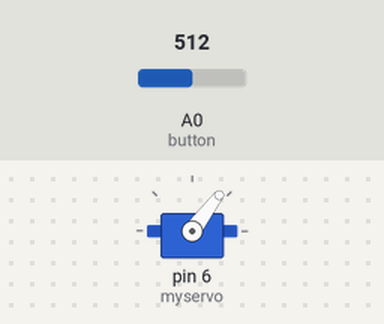
This sketch was run on a simulated Arduino Uno, built with avr-gcc and run on an emulated ATmega328P. Shown: servo. The inputs (shaded band) are chosen by the test bench; at power-on: A0 (button) = 512.

Above: at 1.2 s.
1.3 s: A0 (button) set to 485
At 1.56 s:
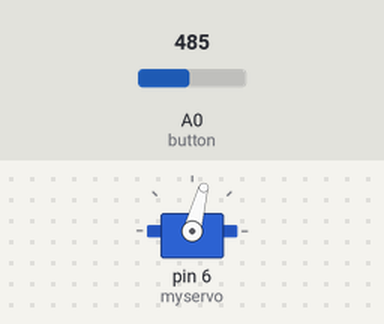
At 3.9 s:
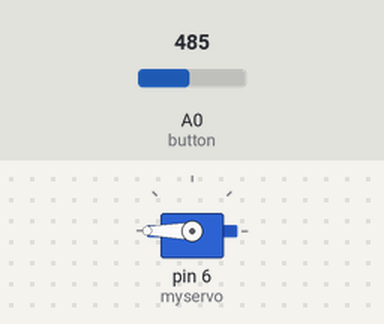
4.8 s: A0 (button) set to 510
At 8.26 s:
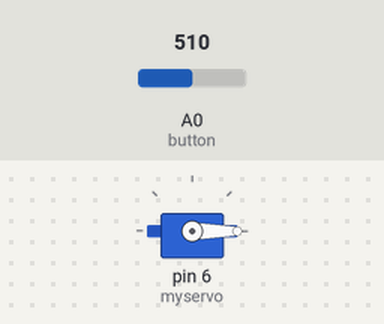
Timing chart, 0 to 14.3 s (numbered marks = the images above; inputs shaded):
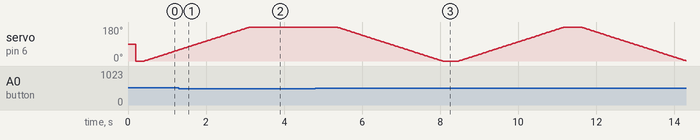

Measured:
- the behaviour switches between 501 and 500 on A0 (button) (found by bisection; images 0 and 1)
- after the input at 1.3 s, servo on pin 6 (myservo): goes on until 3.1 s, then stays 180°

The sketch:

Basic_Servo_Button_Control.ino
```cpp
const int button = A0;
int start1=0;
int stop1=180;

#include <Servo.h>

Servo myservo;  // create servo object to control a servo
// twelve servo objects can be created on most boards

int pos = 0;    // variable to store the servo position

void setup () {
Serial.begin(9600);
myservo.attach(6);

}
  enum SWITCHSTATES
  {
    ST_OFF1,
    ST_OFF2,
    ST_STRAIGHT,
    ST_TURN,
  };
  SWITCHSTATES switchState = ST_OFF1;

  void loop() {
    int buttonRead = analogRead(button);
    delay(200);
    switch (switchState)
    {
      case ST_OFF1:
        switchoff1(buttonRead); //sets up changes to ST_OFF1
        break;
      case ST_OFF2:
        switchoff2(buttonRead); //sets up changes to ST_OFF2
        break;
      case ST_STRAIGHT:
        switchstraight(buttonRead); //sets up changes to ST_STRAIGHT
        break;
      case ST_TURN:
        switchturn(buttonRead); // sets up changes to ST_TURN
        break;
    }
  }

  void switchoff1(int buttonRead) {
    myservo.write(start1);

    if (buttonRead > 500) {
      switchState = ST_TURN; //switches to different state

    }
  }

  void switchturn(int buttonRead) {
    for (pos = start1; pos <= stop1; pos += 1) { // goes from 0 degrees to 180 degrees
      // in steps of 1 degree
      myservo.write(pos);              // tell servo to go to position in variable 'pos'
      delay(15);                       // waits 15ms for the servo to reach the position
    }
    switchState = ST_OFF2; //chages to ST_OFF2
  }

  void switchoff2(int buttonRead) {
    myservo.write(stop1);

    if (buttonRead > 500) {
      switchState = ST_STRAIGHT; //switches to Straight

    }
  }

  void switchstraight(int buttonRead) {
    for (pos = stop1; pos >= start1; pos -= 1) { // goes from 180 degrees to 0 degrees
      myservo.write(pos);              // tell servo to go to position in variable 'pos'
      delay(15);                       // waits 15ms for the servo to reach the position
      switchState = ST_OFF1; //chages to ST_OFF1
    }


  }
```
